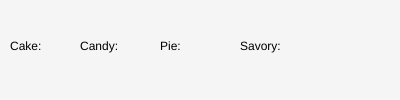
Frame 1 (no input)
Frame 60 (no input): identical to frame 1, image omitted
Frame 120 (the mouse pressed at the canvas centre since frame 60): identical to frame 1, image omitted

The p5.js sketch that drew this single still picture (run headless with seeded random() and noise() and a simulated clock; from frame 60 on, the mouse is pressed at the canvas centre):

// p5.js sketch
// ── sketch.js
var choices = {
    "Cake": 0, //set at 0, no choices have been made
    "Candy": 0,
    "Pie": 0,
    "Savory": 0
};

var cakeMessage = "Cake: ";
var candyMessage = "Candy: ";
var pieMessage = "Pie: ";
var savoryMessage = "Savory: ";


function setup() {
    createCanvas(400, 100);
    console.log(choices);
    console.log(choices["Cake"]);
    console.log(choices["Candy"]);
    console.log(choices["Pie"]);
    console.log(choices["Savory"]);

    noStroke();
}

function draw() {
    background(245);

    fill(255, 0, 0, 100);
    ellipse(40, height / 2 + 25, choices["Cake"], choices["Cake"]);
    fill(0, 255, 0, 100);
//circle will change shape depending on how many points it gets.
    ellipse(100, height / 2 + 25, choices["Candy"], choices["Candy"]);
    fill(0, 0, 255, 100);

    ellipse(180, height / 2 + 25, choices["Pie"], choices["Pie"]);
    fill(100, 100, 100);
    ellipse(260, height / 2 + 25, choices["Savory"], choices["Savory"]);

    fill(0, 0, 0);

    text(cakeMessage, 10, height / 2); //displays text in screen
    text(candyMessage, 80, height / 2);
    text(pieMessage, 160, height / 2);
    text(savoryMessage, 240, height / 2);


}

function keyPressed() {
    //49 == 1, 50 == 2, 51 == 3, 52 == 4
    if (keyCode == 49) {
        choices["Cake"]++;
        cakeMessage = "Cake: " + choices["Cake"];
        //choices["Cake"] = choice["Cake"] + 1;
    } else if (keyCode == 50) {
        choices["Candy"]++;
        candyMessage = "Candy: " + choices["Candy"];
    } else if (keyCode == 51) {
        choices["Pie"]++;
        pieMessage = "Pie: " + choices["Pie"];
    } else if (keyCode == 52) {
        choices["Savory"]++;
        savoryMessage = "Savory: " + choices["Savory"];
    }

    console.log(choices);

}
